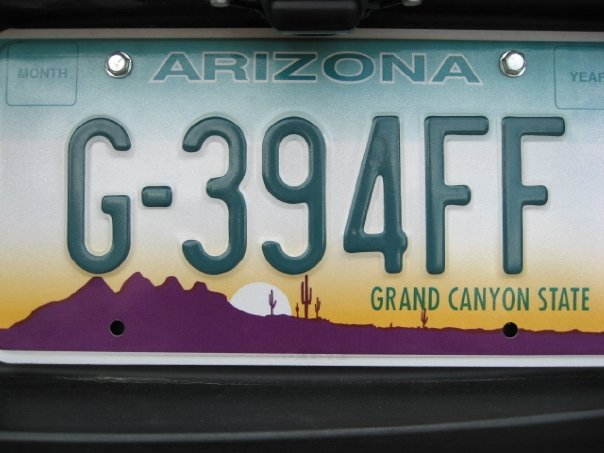
#> input picture lab5/plate.jpg, 604 x 453 px
$ python Canny1.py
#> lines starting #> are read from the running program, lines starting #| are printed output that depends on the picture; after the words box and inside, x2 and y2 are one past the last pixel; in counts of white or black regions, pixels touching at a corner belong together
import cv2
import matplotlib.pyplot as plt


im = cv2.imread('plate.jpg')
#> im is the input picture: shape (453, 604, 3); mean B, G, R 114.4, 115.1, 111.3

edges = cv2.Canny(im,25,255,L2gradient=False)
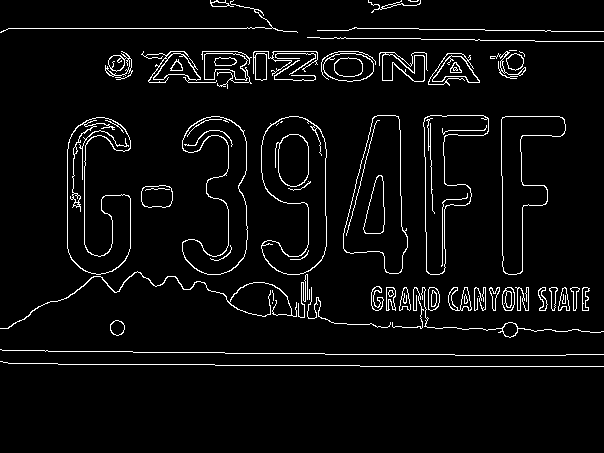
#> edges: shape (453, 604); 4.5% white in thin lines or dots, all inside (x1, y1, x2, y2) = (0, 0, 604, 367)

plt.imshow(edges,cmap='gray')

plt.show()
